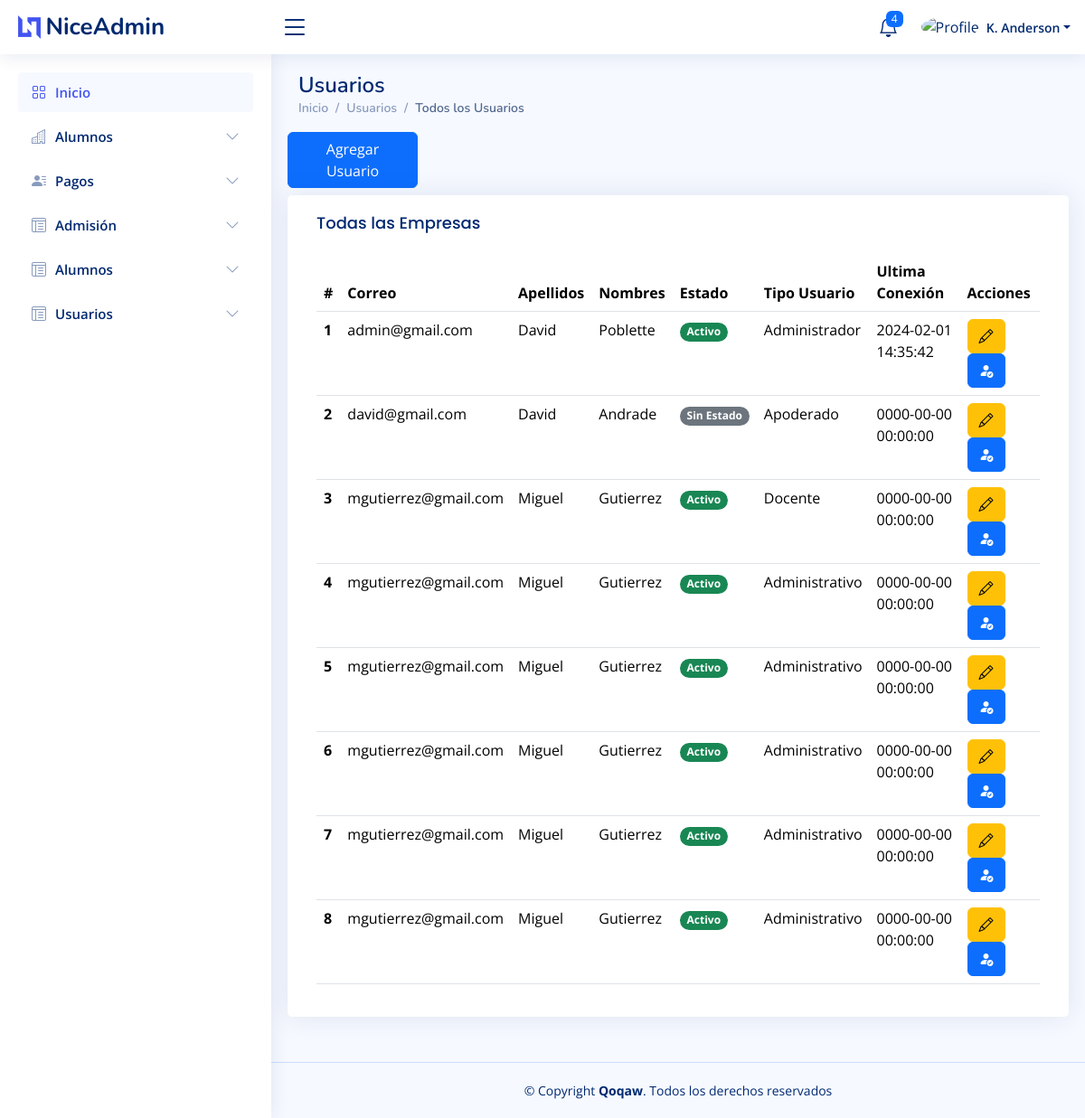
Page /usuarios (signed in) on the earlier database version.
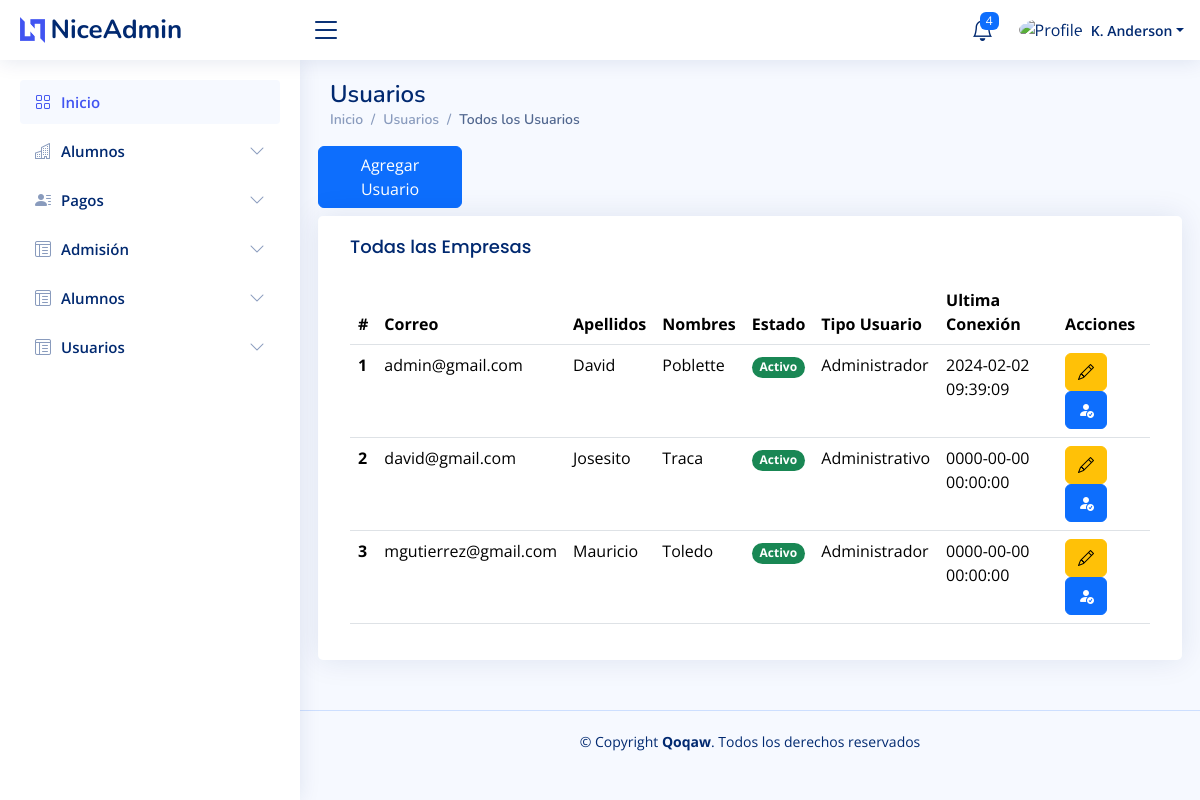
Same page on the later database version.
### tables this page shows
CREATE TABLE `usuario`  (
  `idUsuario` int NOT NULL AUTO_INCREMENT,
  `idTipoUsuario` int NOT NULL,
  `correoUsuario` varchar(150) NOT NULL,
  `password` varchar(200) NOT NULL,
  `nombreUsuario` varchar(150) NOT NULL,
  `apellidoUsuario` varchar(150) NOT NULL,
  `dniUsuario` varchar(20) NOT NULL,
  `estadoUsuario` int NOT NULL,
  `ultimaConexion` datetime NOT NULL,
  `fechaCreacion` datetime NOT NULL,
  `fechaActualizacion` datetime NOT NULL,
  PRIMARY KEY (`idUsuario`) USING BTREE,
  INDEX `fk_usuario_tipousuario`(`idTipoUsuario`) USING BTREE,
  CONSTRAINT `fk_usuario_tipousuario` FOREIGN KEY (`idTipoUsuario`) REFERENCES `tipo_usuario` (`idTipoUsuario`) ON DELETE RESTRICT ON UPDATE RESTRICT
);

CREATE TABLE `tipo_usuario`  (
  `idTipoUsuario` int NOT NULL AUTO_INCREMENT,
  `descripcionTipoUsuario` varchar(100) NOT NULL,
  `fechaCreacion` datetime NOT NULL,
  `fechaActualizacion` datetime NOT NULL,
  PRIMARY KEY (`idTipoUsuario`) USING BTREE
);

### controller/template.controller.php (called while the page is built, shortened)
<?php
class ControllerTemplate
{
  static public function ctrTemplate()
  {
    include "views/template.php";
  }
}

### index.php (called while the page is built, shortened)
<?php
require_once "controller/template.controller.php";
require_once "controller/funciones.controller.php";
require_once "controller/usuarios.controller.php";
require_once "controller/postulantes.controller.php";
require_once "model/usuarios.model.php";
$template = new ControllerTemplate();
$template -> ctrTemplate();

### controller/usuarios.controller.php (called while the page is built, shortened)
<?php
class ControllerUsuarios
{
  public static function ctrGetAllUsuarios()
  {
    $tabla = "usuario";
    $listUsuarios = ModelUsuarios::mdlGetAllUsuarios($tabla);
    return $listUsuarios;
  }
}

### model/connection.php (called while the page is built)
<?php
class Connection
{
  public static function conn()
  {
    $link = new PDO("mysql:host=localhost;dbname=db_volta", "root", "");
    $link->exec("set names utf8");
    return $link;
  }
}

### model/usuarios.model.php (called while the page is built, shortened)
<?php
require_once "connection.php";
class ModelUsuarios
{
  public static function mdlGetAllUsuarios($tabla)
  {
    $statement = Connection::conn()->prepare("SELECT usuario.idUsuario, usuario.correoUsuario, usuario.nombreUsuario, usuario.apellidoUsuario, usuario.estadoUsuario, usuario.ultimaConexion, tipo_usuario.descripcionTipoUsuario FROM $tabla INNER JOIN tipo_usuario ON usuario.idTipoUsuario = tipo_usuario.idTipoUsuario");
    $statement->execute();
    return $statement->fetchAll();
  }
}

### views/modules/usuarios.php (the view, shortened to what this page needs)
<main id="main" class="main">
  <div class="pagetitle">
    <h1>Usuarios</h1>
    <nav>
      <ol class="breadcrumb">
        <li class="breadcrumb-item"><a href="inicio">Inicio</a></li>
        <li class="breadcrumb-item"><a href="usuarios">Usuarios</a></li>
        <li class="breadcrumb-item active">Todos los Usuarios</li>
      </ol>
    </nav>
  </div>
  <section class="section dashboard">
    <div class="row">
      <div class="col-lg-2">
        <div class="row mb-2">
          <button type="button" class="btn btn-primary" data-bs-toggle="modal" data-bs-target="#agregarUsuario">Agregar Usuario</button>
        </div>
      </div>
      <div class="col-lg-12">
        <div class="row">
          <div class="card">
            <div class="card-body">
              <h5 class="card-title">Todas las Empresas</h5>
              <table class="table datatable">
                <thead>
                  <tr>
                    <th scope="col">#</th>
                    <th scope="col">Correo</th>
                    <th scope="col">Apellidos</th>
                    <th scope="col">Nombres</th>
                    <th scope="col">Estado</th>
                    <th scope="col">Tipo Usuario</th>
                    <th scope="col">Ultima Conexión</th>
                    <th scope="col">Acciones</th>
                  </tr>
                </thead>
                <tbody>
                  <?php
                  $listaUsuarios = ControllerUsuarios::ctrGetAllUsuarios();
                  foreach ($listaUsuarios as $key => $value) {
                    echo '
                    <tr>
                      <th scope="row">' . ($key + 1) . '</th>
                      <td>' . ($value["correoUsuario"]) . '</td>
                      <td>' . ($value["nombreUsuario"]) . '</td>
                      <td>' . ($value["apellidoUsuario"]) . '</td>
                      <td>' . ControllerFunciones::getEstadoUsuarios($value["estadoUsuario"]) . '</td>
                      <td>' . ($value["descripcionTipoUsuario"]) . '</td>
                      <td>' . ($value["ultimaConexion"]) . '</td>
                      <td>
                        <button type="button" class="btn btn-warning btnEditarUsuario" data-bs-toggle="modal" data-bs-target="#editarUsuario" codUsuario="' . ($value["idUsuario"]) . '"><i class="bi bi-pencil"></i></button>
                        <button type="button" class="btn btn-primary btnActualizarUsuario" codUsuario="' . ($value["idUsuario"]) . '"><i class="bi bi-person-fill-check"></i></button>
                      </td>
                    </tr>
                    ';
                  }
                  ?>
                </tbody>
              </table>
            </div>
          </div>
        </div>
      </div>
    </div>
  </section>
</main>

### controller/funciones.controller.php (shortened to what this page needs)
<?php
class ControllerFunciones
{
  public static function getEstadoUsuarios($stateValue)
  {
    if ($stateValue == 1) {
      $state = '<span class="badge rounded-pill bg-success">Activo</span>';
    }
    if ($stateValue > 2) {
      $state = '<span class="badge rounded-pill bg-secondary">Sin Estado</span>';
    }
    return $state;
  }
}

Differences in the rows shown:
removed usuario: correoUsuario "mgutierrez@gmail.com", nombreUsuario "Miguel", apellidoUsuario "Gutierrez", estadoUsuario "Activo", idTipoUsuario.descripcionTipoUsuario "Administrativo", ultimaConexion "0000-00-00 00:00:00"
removed usuario: correoUsuario "mgutierrez@gmail.com", nombreUsuario "Miguel", apellidoUsuario "Gutierrez", estadoUsuario "Activo", idTipoUsuario.descripcionTipoUsuario "Administrativo", ultimaConexion "0000-00-00 00:00:00"
removed usuario: correoUsuario "mgutierrez@gmail.com", nombreUsuario "Miguel", apellidoUsuario "Gutierrez", estadoUsuario "Activo", idTipoUsuario.descripcionTipoUsuario "Administrativo", ultimaConexion "0000-00-00 00:00:00"
removed usuario: correoUsuario "mgutierrez@gmail.com", nombreUsuario "Miguel", apellidoUsuario "Gutierrez", estadoUsuario "Activo", idTipoUsuario.descripcionTipoUsuario "Administrativo", ultimaConexion "0000-00-00 00:00:00"
removed usuario: correoUsuario "mgutierrez@gmail.com", nombreUsuario "Miguel", apellidoUsuario "Gutierrez", estadoUsuario "Activo", idTipoUsuario.descripcionTipoUsuario "Administrativo", ultimaConexion "0000-00-00 00:00:00"
changed usuario "admin@gmail.com": ultimaConexion "2024-02-01 14:35:42" → "2024-02-02 09:39:09"
changed usuario "david@gmail.com": nombreUsuario "David" → "Josesito"; apellidoUsuario "Andrade" → "Traca"; idTipoUsuario.descripcionTipoUsuario "Apoderado" → "Administrativo"; estadoUsuario "Sin Estado" → "Activo"
changed usuario "mgutierrez@gmail.com": nombreUsuario "Miguel" → "Mauricio"; apellidoUsuario "Gutierrez" → "Toledo"; idTipoUsuario.descripcionTipoUsuario "Docente" → "Administrador"
